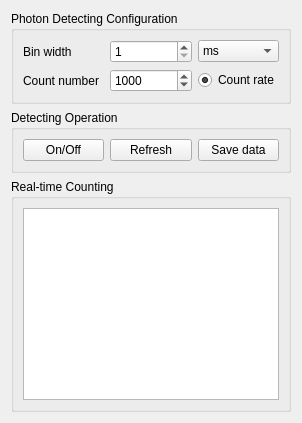
       <widget class="QWidget" name="tabPhotonCount">
        <attribute name="title">
         <string>Photon Count</string>
        </attribute>
        <layout class="QGridLayout" name="gridLayout_13">
         <item row="0" column="0">
          <widget class="QGroupBox" name="groupBoxPhotonCountCongiuration">
           <property name="title">
            <string>Photon Detecting Configuration</string>
           </property>
           <layout class="QGridLayout" name="gridLayout_3">
            <item row="0" column="0">
             <widget class="QLabel" name="labelBinWidth">
              <property name="text">
               <string>Bin width</string>
              </property>
             </widget>
            </item>
            <item row="0" column="2">
             <widget class="QComboBox" name="comboBoxBinwidthUnit">
              <property name="currentIndex">
               <number>1</number>
              </property>
              <item>
               <property name="text">
                <string>s</string>
               </property>
              </item>
              <item>
               <property name="text">
                <string>ms</string>
               </property>
              </item>
              <item>
               <property name="text">
                <string>us</string>
               </property>
              </item>
              <item>
               <property name="text">
                <string>ns</string>
               </property>
              </item>
              <item>
               <property name="text">
                <string>ps</string>
               </property>
              </item>
             </widget>
            </item>
            <item row="1" column="0">
             <widget class="QLabel" name="labelCountNumber">
              <property name="text">
               <string>Count number</string>
              </property>
             </widget>
            </item>
            <item row="0" column="1">
             <widget class="QSpinBox" name="spinBoxBinwidth">
              <property name="minimum">
               <number>1</number>
              </property>
              <property name="maximum">
               <number>1000</number>
              </property>
             </widget>
            </item>
            <item row="1" column="1">
             <widget class="QSpinBox" name="spinBoxCountNumber">
              <property name="minimum">
               <number>1</number>
              </property>
              <property name="maximum">
               <number>5000</number>
              </property>
              <property name="value">
               <number>1000</number>
              </property>
             </widget>
            </item>
            <item row="1" column="2">
             <widget class="QRadioButton" name="radioButtonPhotonCountRate">
              <property name="text">
               <string>Count rate</string>
              </property>
              <property name="checked">
               <bool>true</bool>
              </property>
             </widget>
            </item>
           </layout>
          </widget>
         </item>
         <item row="2" column="0">
          <widget class="QGroupBox" name="groupBoxPhotonCountVisualization">
           <property name="title">
            <string>Real-time Counting</string>
           </property>
           <layout class="QGridLayout" name="gridLayout_10">
            <item row="0" column="0">
             <widget class="QtCharts::QChartView" name="chartviewPhotonCount"/>
            </item>
           </layout>
          </widget>
         </item>
         <item row="1" column="0">
          <widget class="QGroupBox" name="groupBoxPhotonCountOperation">
           <property name="title">
            <string>Detecting Operation</string>
           </property>
           <layout class="QHBoxLayout" name="horizontalLayout">
            <item>
             <widget class="QPushButton" name="pushButtonPhotonCountOnOff">
              <property name="text">
               <string>On/Off</string>
              </property>
              <property name="checkable">
               <bool>true</bool>
              </property>
              <property name="checked">
               <bool>false</bool>
              </property>
             </widget>
            </item>
            <item>
             <widget class="QPushButton" name="pushButtonPhotonCountRefresh">
              <property name="text">
               <string>Refresh</string>
              </property>
             </widget>
            </item>
            <item>
             <widget class="QPushButton" name="pushButtonPhotonCountSaveData">
              <property name="text">
               <string>Save data</string>
              </property>
             </widget>
            </item>
           </layout>
          </widget>
         </item>
        </layout>
       </widget>
